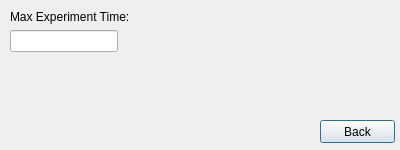
<?xml version="1.0" encoding="UTF-8"?>
<ui version="4.0">
 <class>OptionsMenu</class>
 <widget class="QDialog" name="OptionsMenu">
  <property name="geometry">
   <rect>
    <x>0</x>
    <y>0</y>
    <width>400</width>
    <height>150</height>
   </rect>
  </property>
  <property name="windowTitle">
   <string>Dialog</string>
  </property>
  <widget class="QWidget" name="formLayoutWidget">
   <property name="geometry">
    <rect>
     <x>10</x>
     <y>10</y>
     <width>189</width>
     <height>122</height>
    </rect>
   </property>
   <layout class="QFormLayout" name="formLayout">
    <item row="0" column="0">
     <widget class="QLabel" name="maxExpTimeLabel">
      <property name="text">
       <string>Max Experiment Time:</string>
      </property>
     </widget>
    </item>
    <item row="1" column="0">
     <widget class="QLineEdit" name="maxExpTimeInput"/>
    </item>
   </layout>
  </widget>
  <widget class="QPushButton" name="backOptButton">
   <property name="geometry">
    <rect>
     <x>320</x>
     <y>120</y>
     <width>75</width>
     <height>23</height>
    </rect>
   </property>
   <property name="text">
    <string>Back</string>
   </property>
  </widget>
 </widget>
 <resources/>
 <connections/>
</ui>
